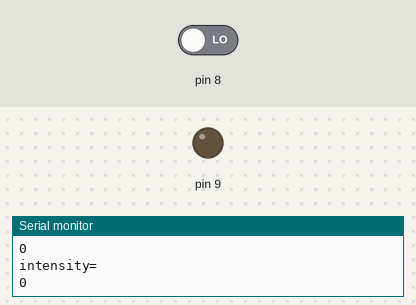
Simulated run of this sketch. Board: Arduino Uno, built with avr-gcc and run on an emulated ATmega328P. Shown: output pins drawn as LEDs (lit = HIGH), the last lines printed to the serial monitor. The inputs (shaded band) are chosen by the test bench; at power-on: pin 8 LOW.

Above: at 1.4 s.
1.5 s: pin 8 driven HIGH
At 2.6 s:
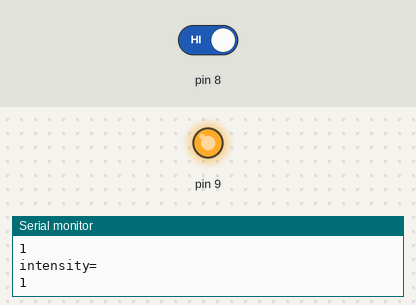
3.3 s: pin 8 driven LOW
At 4.0 s:
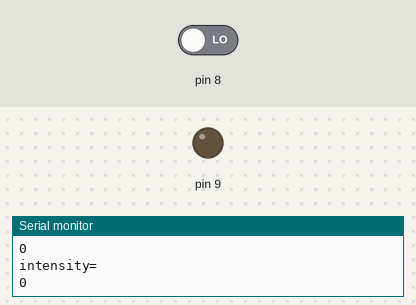
Timing chart, 0 to 6.3 s (numbered marks = the images above; inputs shaded):
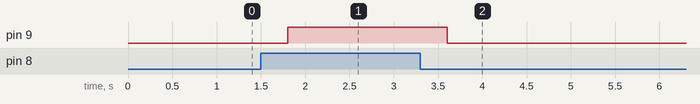

The sketch:

lab2.ino
```cpp
// C++ code
//
void setup()
{
  pinMode(8,INPUT);
  pinMode(9, OUTPUT);
  Serial.begin(9600);
}

void loop()
{
  int temp = digitalRead(8);
  Serial.println("intensity=");
  Serial.println(temp);
  delay(300);
  if(temp == HIGH)
    digitalWrite(9,HIGH);
  else
    digitalWrite(9,LOW);
}
```

Measured:
- after the input at 1.5 s, pin 9: LOW → HIGH after 0.30 s
- after the input at 3.3 s, pin 9: HIGH → LOW after 0.30 s
